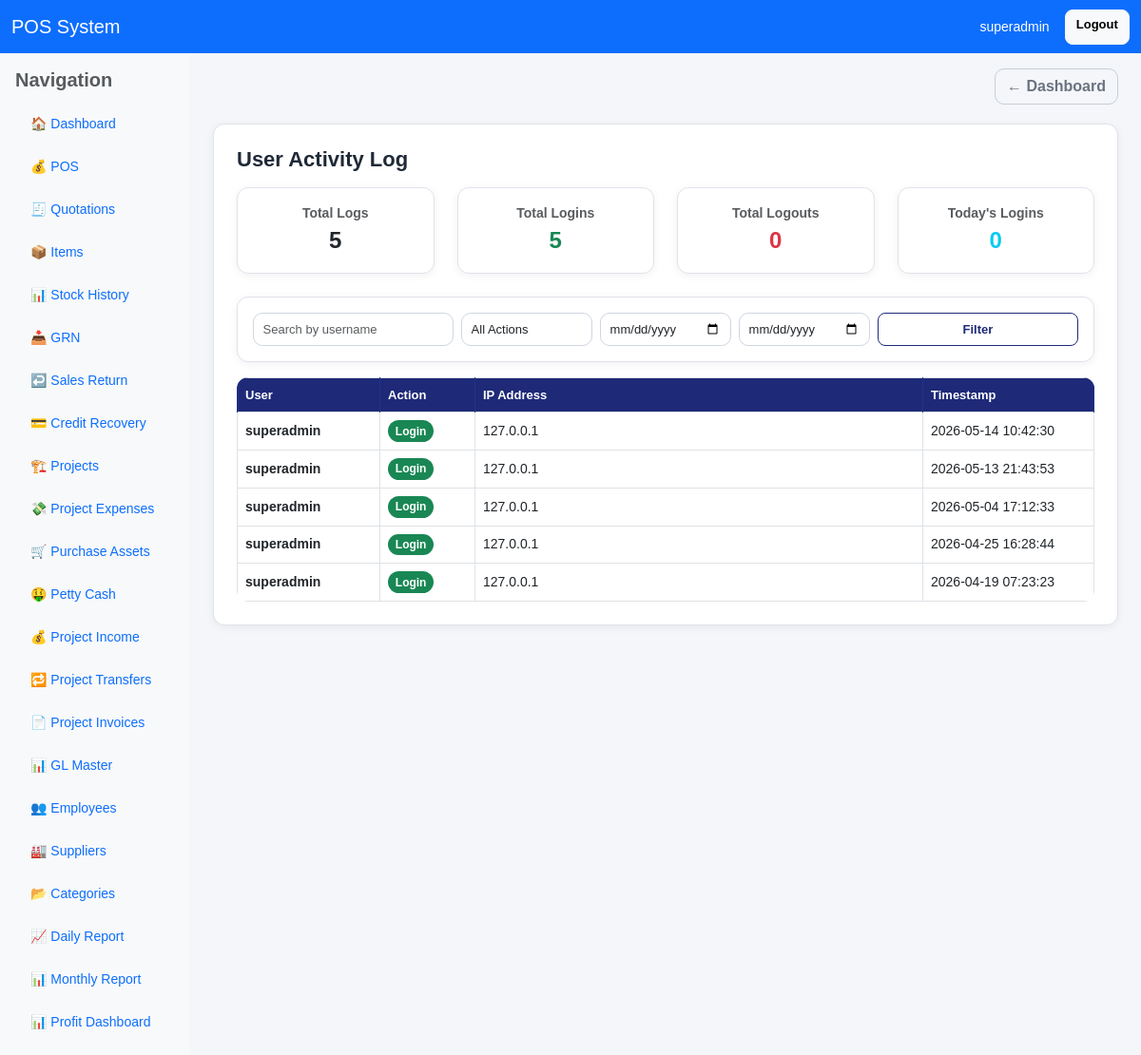
The page /logs/user-activity/ (signed in) on the database as committed earlier.
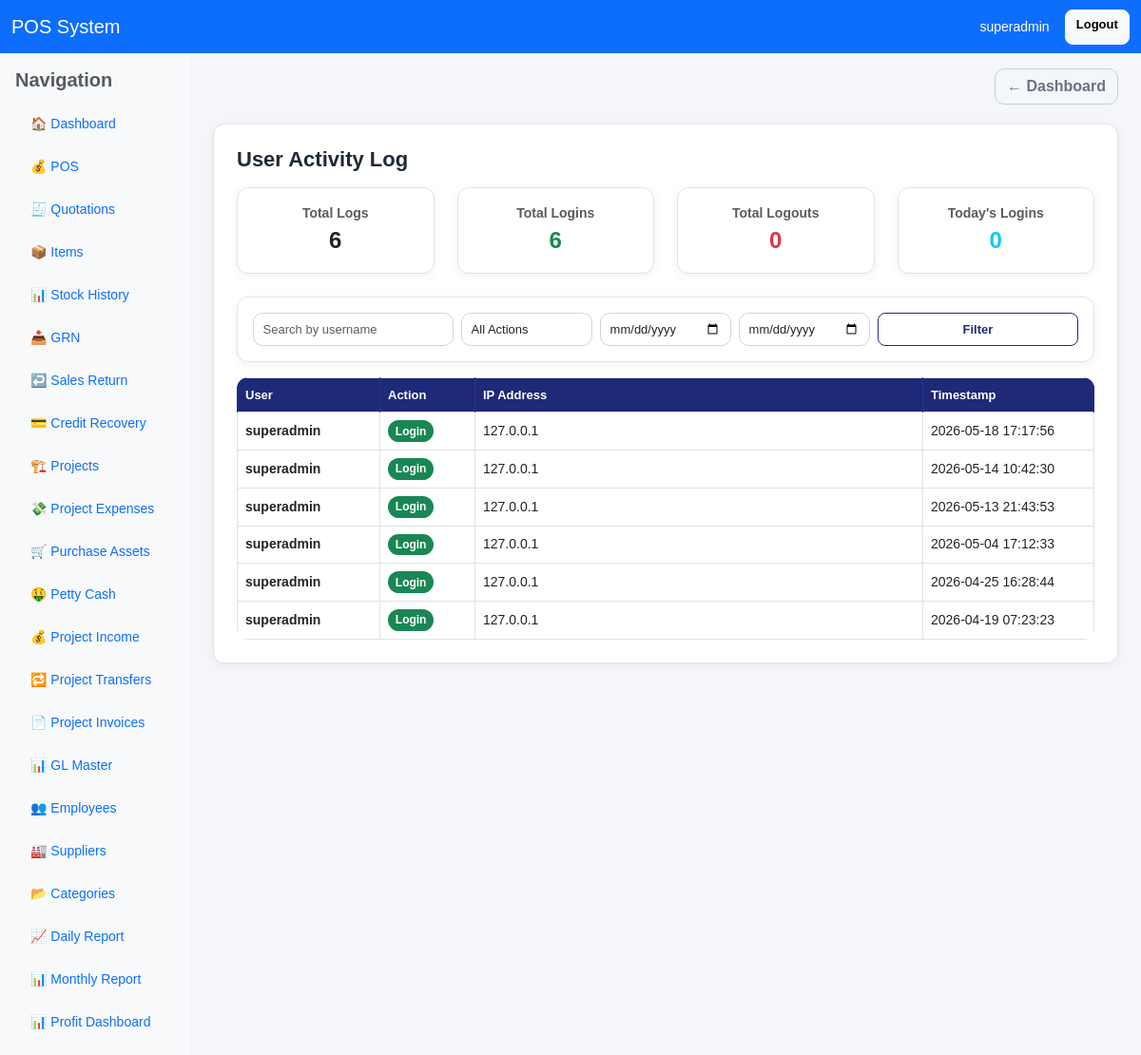
The same page on the database as committed later.
### pos/models.py (models this page shows, shortened)
class UserLog(models.Model):
    ACTION_CHOICES = [
        ('login', 'Login'),
        ('logout', 'Logout'),
    ]
    user = models.ForeignKey(User, on_delete=models.CASCADE, related_name='user_logs')
    action = models.CharField(max_length=20, choices=ACTION_CHOICES)
    timestamp = models.DateTimeField(auto_now_add=True)
    ip_address = models.GenericIPAddressField(null=True, blank=True)
    user_agent = models.TextField(blank=True, null=True)
    class Meta:
        ordering = ['-timestamp']

### pos/views.py (the view)
# urls.py: path("logs/user-activity/", views.user_activity_log, name="user_activity_log"),
@login_required
def user_activity_log(request):
    user_filter = request.GET.get('user', '')
    action_filter = request.GET.get('action', '')
    date_from = request.GET.get('date_from', '')
    date_to = request.GET.get('date_to', '')
    logs = UserLog.objects.all()
    if user_filter:
        logs = logs.filter(user__username__icontains=user_filter)
    if action_filter:
        logs = logs.filter(action=action_filter)
    if date_from:
        try:
            from_date = datetime.strptime(date_from, '%Y-%m-%d')
            logs = logs.filter(timestamp__date__gte=from_date.date())
        except ValueError:
            pass
    if date_to:
        try:
            to_date = datetime.strptime(date_to, '%Y-%m-%d')
            logs = logs.filter(timestamp__date__lte=to_date.date())
        except ValueError:
            pass
    total_logins = logs.filter(action='login').count()
    total_logouts = logs.filter(action='logout').count()
    today_logins = logs.filter(action='login', timestamp__date=timezone.now().date()).count()
    page_num = request.GET.get('page', 1)
    page_size = 50
    start = (int(page_num) - 1) * page_size
    end = start + page_size
    logs_page = logs[start:end]
    total_pages = (logs.count() + page_size - 1) // page_size
    context = {
        'logs': logs_page,
        'total_logs': logs.count(),
        'total_logins': total_logins,
        'total_logouts': total_logouts,
        'today_logins': today_logins,
        'current_page': int(page_num),
        'total_pages': total_pages,
        'has_filters': bool(user_filter or action_filter or date_from or date_to),
        'filter_user': user_filter,
        'filter_action': action_filter,
        'filter_date_from': date_from,
        'filter_date_to': date_to,
    }
    return render(request, 'pos/user_activity_log.html', context)

### pos/templates/pos/user_activity_log.html (shortened to what this page needs)
{% extends "base.html" %}
{% load currency_filters %}
{% block content %}
<div class="card p-3 p-md-4">
    <div class="app-card-header mb-3">
        <h4 class="app-page-title">User Activity Log</h4>
    </div>
    <div class="row mb-4">
        <div class="col-md-3">
            <div class="card card-soft">
                <div class="card-body text-center">
                    <div class="fw-bold text-muted">Total Logs</div>
                    <div class="fs-4 fw-bold">{{ total_logs }}</div>
                </div>
            </div>
        </div>
        <div class="col-md-3">
            <div class="card card-soft">
                <div class="card-body text-center">
                    <div class="fw-bold text-muted">Total Logins</div>
                    <div class="fs-4 fw-bold text-success">{{ total_logins }}</div>
                </div>
            </div>
        </div>
        <div class="col-md-3">
            <div class="card card-soft">
                <div class="card-body text-center">
                    <div class="fw-bold text-muted">Total Logouts</div>
                    <div class="fs-4 fw-bold text-danger">{{ total_logouts }}</div>
                </div>
            </div>
        </div>
        <div class="col-md-3">
            <div class="card card-soft">
                <div class="card-body text-center">
                    <div class="fw-bold text-muted">Today's Logins</div>
                    <div class="fs-4 fw-bold text-info">{{ today_logins }}</div>
                </div>
            </div>
        </div>
    </div>
    <div class="card card-soft mb-3">
        <div class="card-body">
            <form method="get" class="row g-2">
                <div class="col-md-3">
                    <input type="text" name="user" value="{{ filter_user }}" class="form-control form-control-sm" placeholder="Search by username">
                </div>
                <div class="col-md-2">
                    <select name="action" class="form-control form-control-sm">
                        <option value="">All Actions</option>
                    </select>
                </div>
                <div class="col-md-2">
                    <input type="date" name="date_from" value="{{ filter_date_from }}" class="form-control form-control-sm" placeholder="From">
                </div>
                <div class="col-md-2">
                    <input type="date" name="date_to" value="{{ filter_date_to }}" class="form-control form-control-sm" placeholder="To">
                </div>
                <div class="col-md-3 d-grid">
                    <button type="submit" class="btn btn-outline-primary btn-sm">Filter</button>
                </div>
            </form>
        </div>
    </div>
    <div class="table-responsive">
        <table class="table table-bordered table-hover align-middle">
            <thead>
                <tr>
                    <th style="width: 150px;">User</th>
                    <th style="width: 100px;">Action</th>
                    <th>IP Address</th>
                    <th style="width: 180px;">Timestamp</th>
                </tr>
            </thead>
            <tbody>
                {% for log in logs %}
                <tr>
                    <td><strong>{{ log.user.username }}</strong></td>
                    <td>
                        {% if log.action == 'login' %}
                            <span class="badge bg-success">{{ log.get_action_display }}</span>
                        {% else %}
                            <span class="badge bg-warning">{{ log.get_action_display }}</span>
                        {% endif %}
                    </td>
                    <td>{{ log.ip_address|default:"-" }}</td>
                    <td>{{ log.timestamp|date:"Y-m-d H:i:s" }}</td>
                </tr>
                {% empty %}
                <tr>
                    <td colspan="4" class="text-center text-muted py-4">No activity logs found</td>
                </tr>
                {% endfor %}
            </tbody>
        </table>
    </div>
</div>
{% endblock %}

Rows that differ between the two databases and show on the page:
added UserLog: user.username "superadmin", action "Login", ip_address "127.0.0.1", timestamp "2026-05-18 17:17:56"
Other text that changed with them:
{{ total_logs }}: "5" → "6"
{{ total_logins }}: "5" → "6"
